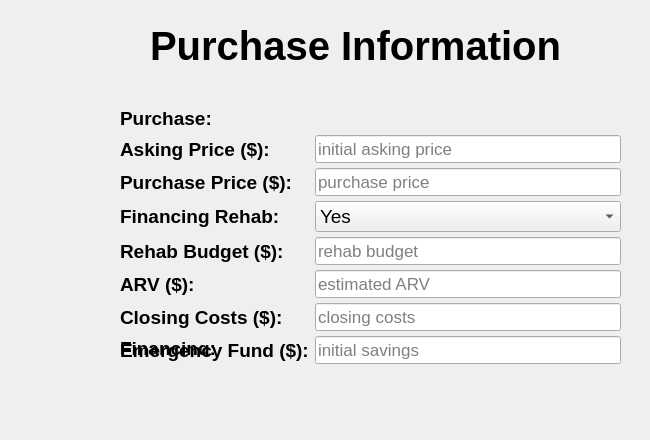
    <widget class="QWidget" name="Purchase_Tab">
     <property name="font">
      <font>
       <family>Arial</family>
       <pointsize>14</pointsize>
      </font>
     </property>
     <attribute name="title">
      <string>Purchase</string>
     </attribute>
     <widget class="QLabel" name="purch_Header">
      <property name="geometry">
       <rect>
        <x>150</x>
        <y>20</y>
        <width>491</width>
        <height>51</height>
       </rect>
      </property>
      <property name="font">
       <font>
        <family>Arial</family>
        <pointsize>30</pointsize>
        <weight>75</weight>
        <bold>true</bold>
       </font>
      </property>
      <property name="text">
       <string>Purchase Information</string>
      </property>
     </widget>
     <widget class="QLabel" name="Logo_purch">
      <property name="geometry">
       <rect>
        <x>0</x>
        <y>0</y>
        <width>121</width>
        <height>101</height>
       </rect>
      </property>
      <property name="text">
       <string/>
      </property>
      <property name="pixmap">
       <pixmap resource="SFI-white.qrc">:/newPrefix/SFI-white.png</pixmap>
      </property>
      <property name="scaledContents">
       <bool>true</bool>
      </property>
     </widget>
     <widget class="QWidget" name="formLayoutWidget_2">
      <property name="geometry">
       <rect>
        <x>120</x>
        <y>130</y>
        <width>501</width>
        <height>301</height>
       </rect>
      </property>
      <layout class="QFormLayout" name="Purchase_Form">
       <property name="verticalSpacing">
        <number>5</number>
       </property>
       <property name="topMargin">
        <number>5</number>
       </property>
       <property name="bottomMargin">
        <number>5</number>
       </property>
       <item row="0" column="0">
        <widget class="QLabel" name="Asking_Price">
         <property name="font">
          <font>
           <family>Arial</family>
           <pointsize>14</pointsize>
           <weight>75</weight>
           <bold>true</bold>
          </font>
         </property>
         <property name="text">
          <string>Asking Price ($):</string>
         </property>
        </widget>
       </item>
       <item row="1" column="0">
        <widget class="QLabel" name="Purchase_Price">
         <property name="font">
          <font>
           <family>Arial</family>
           <pointsize>14</pointsize>
           <weight>75</weight>
           <bold>true</bold>
          </font>
         </property>
         <property name="text">
          <string>Purchase Price ($):</string>
         </property>
        </widget>
       </item>
       <item row="2" column="0">
        <widget class="QLabel" name="Fin_Rehab">
         <property name="font">
          <font>
           <family>Arial</family>
           <pointsize>14</pointsize>
           <weight>75</weight>
           <bold>true</bold>
          </font>
         </property>
         <property name="text">
          <string>Financing Rehab:</string>
         </property>
        </widget>
       </item>
       <item row="3" column="0">
        <widget class="QLabel" name="Rehab_Budget">
         <property name="font">
          <font>
           <family>Arial</family>
           <pointsize>14</pointsize>
           <weight>75</weight>
           <bold>true</bold>
          </font>
         </property>
         <property name="text">
          <string>Rehab Budget ($):</string>
         </property>
        </widget>
       </item>
       <item row="4" column="0">
        <widget class="QLabel" name="ARV">
         <property name="font">
          <font>
           <family>Arial</family>
           <pointsize>14</pointsize>
           <weight>75</weight>
           <bold>true</bold>
          </font>
         </property>
         <property name="text">
          <string>ARV ($):</string>
         </property>
        </widget>
       </item>
       <item row="5" column="0">
        <widget class="QLabel" name="Closing_Costs">
         <property name="font">
          <font>
           <family>Arial</family>
           <pointsize>14</pointsize>
           <weight>75</weight>
           <bold>true</bold>
          </font>
         </property>
         <property name="text">
          <string>Closing Costs ($):</string>
         </property>
        </widget>
       </item>
       <item row="6" column="0">
        <widget class="QLabel" name="Emergency_Fund">
         <property name="font">
          <font>
           <family>Arial</family>
           <pointsize>14</pointsize>
           <weight>75</weight>
           <bold>true</bold>
          </font>
         </property>
         <property name="text">
          <string>Emergency Fund ($):</string>
         </property>
        </widget>
       </item>
       <item row="0" column="1">
        <widget class="QLineEdit" name="asking_price_input">
         <property name="font">
          <font>
           <family>Arial</family>
           <pointsize>13</pointsize>
          </font>
         </property>
         <property name="placeholderText">
          <string>initial asking price</string>
         </property>
        </widget>
       </item>
       <item row="1" column="1">
        <widget class="QLineEdit" name="purchase_price_input">
         <property name="font">
          <font>
           <family>Arial</family>
           <pointsize>13</pointsize>
          </font>
         </property>
         <property name="placeholderText">
          <string>purchase price</string>
         </property>
        </widget>
       </item>
       <item row="2" column="1">
        <widget class="QComboBox" name="fin_rehab_logical">
         <item>
          <property name="text">
           <string>Yes</string>
          </property>
         </item>
         <item>
          <property name="text">
           <string>No</string>
          </property>
         </item>
        </widget>
       </item>
       <item row="3" column="1">
        <widget class="QLineEdit" name="rehab_budget_input">
         <property name="font">
          <font>
           <family>Arial</family>
           <pointsize>13</pointsize>
          </font>
         </property>
         <property name="placeholderText">
          <string>rehab budget</string>
         </property>
        </widget>
       </item>
       <item row="4" column="1">
        <widget class="QLineEdit" name="arv_input">
         <property name="font">
          <font>
           <family>Arial</family>
           <pointsize>13</pointsize>
          </font>
         </property>
         <property name="placeholderText">
          <string>estimated ARV</string>
         </property>
        </widget>
       </item>
       <item row="5" column="1">
        <widget class="QLineEdit" name="closing_costs_input">
         <property name="font">
          <font>
           <family>Arial</family>
           <pointsize>13</pointsize>
          </font>
         </property>
         <property name="placeholderText">
          <string>closing costs</string>
         </property>
        </widget>
       </item>
       <item row="6" column="1">
        <widget class="QLineEdit" name="emerg_fund_input">
         <property name="font">
          <font>
           <family>Arial</family>
           <pointsize>13</pointsize>
          </font>
         </property>
         <property name="placeholderText">
          <string>initial savings</string>
         </property>
        </widget>
       </item>
      </layout>
     </widget>
     <widget class="QLabel" name="Financing_subheader">
      <property name="geometry">
       <rect>
        <x>120</x>
        <y>340</y>
        <width>141</width>
        <height>16</height>
       </rect>
      </property>
      <property name="font">
       <font>
        <family>Arial</family>
        <pointsize>14</pointsize>
        <weight>75</weight>
        <bold>true</bold>
       </font>
      </property>
      <property name="text">
       <string>Financing:</string>
      </property>
     </widget>
     <widget class="QLabel" name="Purchase_subheader">
      <property name="geometry">
       <rect>
        <x>120</x>
        <y>110</y>
        <width>111</width>
        <height>16</height>
       </rect>
      </property>
      <property name="font">
       <font>
        <family>Arial</family>
        <pointsize>14</pointsize>
        <weight>75</weight>
        <bold>true</bold>
       </font>
      </property>
      <property name="text">
       <string>Purchase:</string>
      </property>
     </widget>
    </widget>
